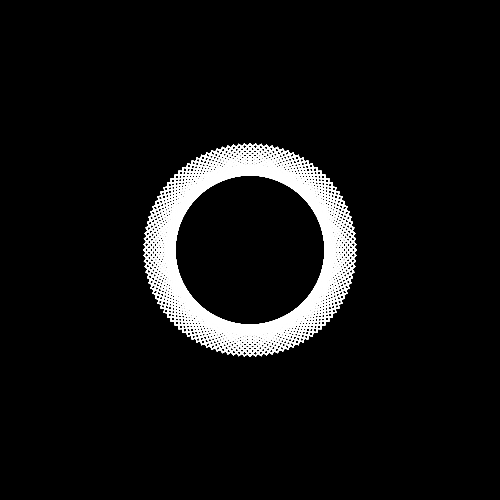
Frame 1 (no input)
Frame 60 (no input): identical to frame 1, image omitted
Frame 120 (the mouse pressed at the canvas centre since frame 60): identical to frame 1, image omitted

The p5.js sketch that drew this single still picture (run headless with seeded random() and noise() and a simulated clock; from frame 60 on, the mouse is pressed at the canvas centre):

// p5.js sketch
// ── sketch.js
/*function setup(){
    createCanvas(500,500);
}
function draw(){
    background("#f1faee");
    //rectangulo azul plomo
    fill("#264653")
    rect(50, 50, 200, 400);
    //rectàngulo verde
    fill("#2a9d8f")
    rect(250, 50, 200, 200);
    //rectangulo amarillo
    fill("#e9c46a")
    rect(250, 250, 100, 100);
    //rectangulo naranja ligero
    fill("#f4a261")
    rect(350, 250, 100, 100);
    //rectangulo naranja claro
    fill("#e76f51")
    rect(250, 350, 100, 100);
    //rectangulo naranja fuerte
    fill("#e15f3f")
    rect(350, 350, 100, 100);
}*/

/*let nb = 20; //nb corresponde al nùmero de circulos.
let dim = 0; //dim corresponde al diametro del cìrculo. Posteriormente lo modificamos
let margen = 20; //corresponde al margen en pixeles.
let f = 0 // variable que guarda el seno de un àngulo
let frecuencia = 1;

function setup(){
    createCanvas(500, 500);
    dim = (width - 2*margen)/nb; // calculamos el diametro para ajustarlo al ancho de la ventana
    angleMode(DEGREES); //Trabajo los angulos en grados.
 }
function draw(){
    background(0); //fondo negro
    stroke(255); //figuras sin bordes
    noFill(); //figuras llenas de blanco
    //A continuaciòn un doble for para pintar la grilla de cìrculos
    f = sin(frameCount);
    for( let j = 0; j < nb; ++j)
      for(let i = 0; i < nb ; ++i)
      {
        x = margen + dim/2 + i*dim;
        y = margen + dim/2 + j*dim
        f = sin(frecuencia*frameCount + dist(width/2,height/2,x,y));
        circle(x, y, f*dim);
      }

}*/

/*let nb = 20; //nb corresponde al nùmero de circulos.
let dim = 0; //dim corresponde al diametro del cìrculo. Posteriormente lo modificamos
let margen = 20; //corresponde al margen en pixeles.
let f = 0 // variable que guarda el seno de un àngulo
let frecuencia = 1;

function setup(){
    createCanvas(500, 500);
    dim = (width - 2*margen)/nb; // calculamos el diametro para ajustarlo al ancho de la ventana
    angleMode(DEGREES); //Trabajo los angulos en grados.
 }
function draw(){
    background(0); //fondo negro
    stroke(255); //figuras sin bordes
    noFill(); //figuras llenas de blanco
    //A continuaciòn un doble for para pintar la grilla de cìrculos
    f = sin(frameCount);
    for( let j = 0; j < nb; ++j)
      for(let i = 0; i < nb ; ++i)
      {
        x = margen + dim/2 + i*dim;
        y = margen + dim/2 + j*dim
        f = sin(frecuencia*frameCount + dist(mouseX,mouseY,x,y));
        circle(x, y, f*dim);
      }

}*/

/*let nb = 10; //nb corresponde al nùmero de circulos.
let dim = 0; //dim corresponde al lado del cuadrado. Posteriormente lo modificamos
let margen = 40; //corresponde al margen en pixeles.
let x, y;

function setup(){
    createCanvas(500, 500);
    dim = (width - 2*margen)/nb; // calculamos el diametro para ajustarlo al ancho de la ventana
    noLoop(); //Permite que la función draw se ejecute solamente vez.
 }
function draw(){
    background(255); //fondo blanco
    for( let j = 0; j < nb; ++j)
      for(let i = 0; i < nb ; ++i)
      {
        x = margen + i*dim;
        y = margen + j*dim

        noFill();
        stroke(100,100,220);
        rect(x,y,dim,dim);
        stroke(0);

        let rnd = int(random(0,4));//Elige números enteros del 0 al 4.
        fill(50,100,255);
        if (rnd == 0 )
          triangle(x, y, x + dim, y + dim,x+dim,y);
        
        else if (rnd == 1)
          triangle(x, y, x + dim, y + dim,x,y+dim);
        
        else if (rnd == 2)
          triangle(x, y, x, y + dim,x+dim,y);
        
        else
          triangle(x+dim, y+dim, x+dim, y,x,y+dim);
        
      }
}*/

let nb = 360;
let dim = 300;
let rot = 3;
let f = 0.5;

function setup(){
  createCanvas(500,500);
  rectMode(CENTER);
  angleMode(DEGREES);
}
function draw(){
  background(0);
  translate(width/2, height/2);
  noFill();
  stroke(255);
  for (let i = 0; i < nb; ++i){
    square(0,0,f*dim);
    rotate(rot);
  }
}
